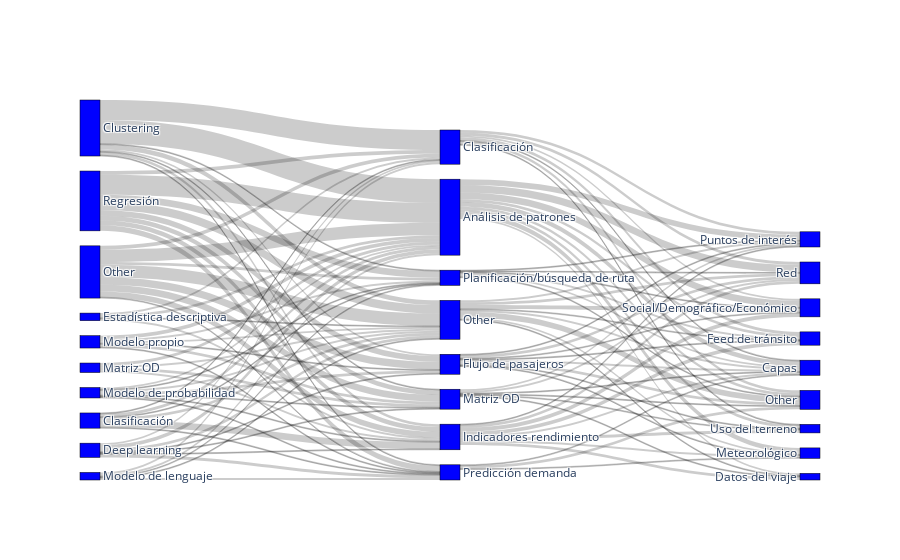

The notebook cell this image was saved under:
### Code cell
aggregated_table2 = (
    data[columns]
    .groupby(["Other datasets", "Analysis type"])[["ID"]]
    .nunique()
    .sort_values(by="ID")
).reset_index()

aggregated_table = (
    data[columns]
    .groupby(["Model", "Model type", "Analysis type"])[["ID"]]
    .nunique()
    .groupby(["Model type", "Analysis type"])[["ID"]]
    .sum()
    .sort_values(by="ID")
).reset_index()

label1 = sorted(list(sets_dict["Model type"]))
label1.append("Other")
label2 = sorted(set(data["Analysis type"].tolist()))
label3 = sorted(list(sets_dict["Other datasets"]))
label3.append("Other")


source = []
target = []
value = []

for row in aggregated_table.iterrows():
    source.append(label1.index(row[1]["Model type"]))
    target.append(label2.index(row[1]["Analysis type"]) + len(label1))
    value.append(row[1]["ID"])


for row in aggregated_table2.iterrows():
    source.append(label2.index(row[1]["Analysis type"]) + len(label1))
    target.append(label3.index(row[1]["Other datasets"]) + len(label1) + len(label2))
    value.append(row[1]["ID"])

fig = go.Figure(
    data=[
        go.Sankey(
            node=dict(
                pad=15,
                thickness=20,
                line=dict(color="black", width=0.5),
                label=label1 + label2 + label3,
                color="blue",
            ),
            link=dict(
                source=source,  # indices correspond to labels, eg A1, A2, A1, B1, ...
                target=target,
                value=value,
            ),
        )
    ]
)

#fig.update_layout(title_text="Basic Sankey Diagram")
fig.write_image("img/models_datasets_sankey.pdf")
fig.show()

### Figure 1 — Plotly figure (JSON) as saved in the notebook; plotly's stock layout.template omitted (floating-point values rounded to 4 significant figures)
{"data": [{"link": {"source": [5, 5, 5, 7, 7, 7, 8, 8, 10, 8, 18, 23, 19, 19, 19, 18, 32, 19, 23, 18, 23, 19, 19, 23, 18, 18, 11, 11, 10, 10, 7, 8, 5, 7, 5, 8, 8, 11, 10, 11, 32, 19, 23, 32, 8, 23, 28, 7, 28, 28, 28, 28, 32, 32, 5, 28, 32, 28, 32, 32, 28, 7, 7, 34, 37, 40, 38, 37, 35, 35, 38, 37, 40, 39, 35, 39, 39, 36, 35, 39, 34, 37, 35, 37, 38, 34, 37, 38, 36, 39, 33, 36, 39, 38, 35, 36, 33, 36, 36, 34, 35, 34, 40, 34, 33, 33, 35, 34, 38, 36, 36, 38, 33, 33, 38, 33, 33, 33], "target": [34, 39, 40, 37, 39, 40, 36, 35, 38, 37, 38, 35, 36, 37, 39, 39, 40, 40, 40, 40, 38, 33, 38, 39, 33, 34, 36, 38, 36, 34, 35, 34, 33, 36, 38, 40, 38, 33, 33, 37, 39, 35, 37, 34, 33, 33, 34, 38, 37, 36, 35, 40, 36, 37, 36, 39, 35, 38, 33, 38, 33, 34, 33, 43, 43, 43, 45, 45, 48, 49, 48, 60, 49, 60, 58, 54, 53, 53, 53, 58, 59, 59, 59, 53, 53, 58, 54, 49, 49, 48, 45, 43, 43, 43, 43, 59, 59, 54, 45, 53, 60, 60, 60, 48, 48, 60, 54, 54, 54, 48, 58, 58, 43, 49, 60, 53, 58, 54], "value": [1, 1, 1, 1, 1, 1, 1, 1, 1, 1, 1, 1, 1, 1, 1, 1, 1, 1, 1, 2, 2, 2, 2, 2, 2, 2, 2, 2, 2, 2, 2, 2, 3, 3, 3, 3, 3, 3, 3, 3, 3, 3, 3, 4, 4, 4, 4, 5, 5, 5, 6, 6, 6, 7, 7, 7, 8, 9, 13, 13, 21, 21, 25, 1, 1, 1, 1, 1, 1, 1, 1, 1, 1, 1, 1, 1, 1, 1, 1, 1, 1, 1, 1, 2, 2, 2, 2, 2, 2, 2, 2, 2, 2, 2, 2, 3, 3, 3, 3, 3, 3, 3, 3, 3, 3, 3, 3, 3, 3, 4, 4, 4, 5, 5, 6, 6, 7, 8]}, "node": {"color": "blue", "label": ["Algoritmo de ranking", "Algoritmo genético", "Algoritmo genéticos", "Análisis de datos de panel", "Análisis de series temporales", "Clasificación", "Classifictaion", "Clustering", "Deep learning", "Detección de anomalías", "Estadística descriptiva", "Matriz OD", "Modelo Propio", "Modelo algebraico", "Modelo de cadenas de viajes", "Modelo de corrección de errores", "Modelo de estimación de destino", "Modelo de gravedad", "Modelo de lenguaje", "Modelo de probabilidad", "Modelo económico", "Modelo en grafo", "Modelo estocástico", "Modelo propio", "Optimización", "Predicción", "Red neuronal", "Reducción de dimensionalidad", "Regresión", "Selección de características", "Teoría de juegos", "Trip chaining model", "Other", "Análisis de patrones", "Clasificación", "Flujo de pasajeros", "Indicadores rendimiento", "Matriz OD", "Other", "Planificación/búsqueda de ruta", "Predicción demanda", "Actualizaciones de estado de red", "COVID-19", "Capas", "Datos de sensor", "Datos del viaje", "Encuesta", "Eventos", "Feed de tránsito", "Meteorológico", "Movilidad de la población", "Móvil", "Planificación de viaje", "Puntos de interés", "Red", "Redes sociales", "Regulación", "Servio web de mapas", "Social/Demográfico/Económico", "Uso del terreno", "Other"], "line": {"color": "black", "width": 0.5}, "pad": 15, "thickness": 20}, "type": "sankey"}], "layout": {}}
